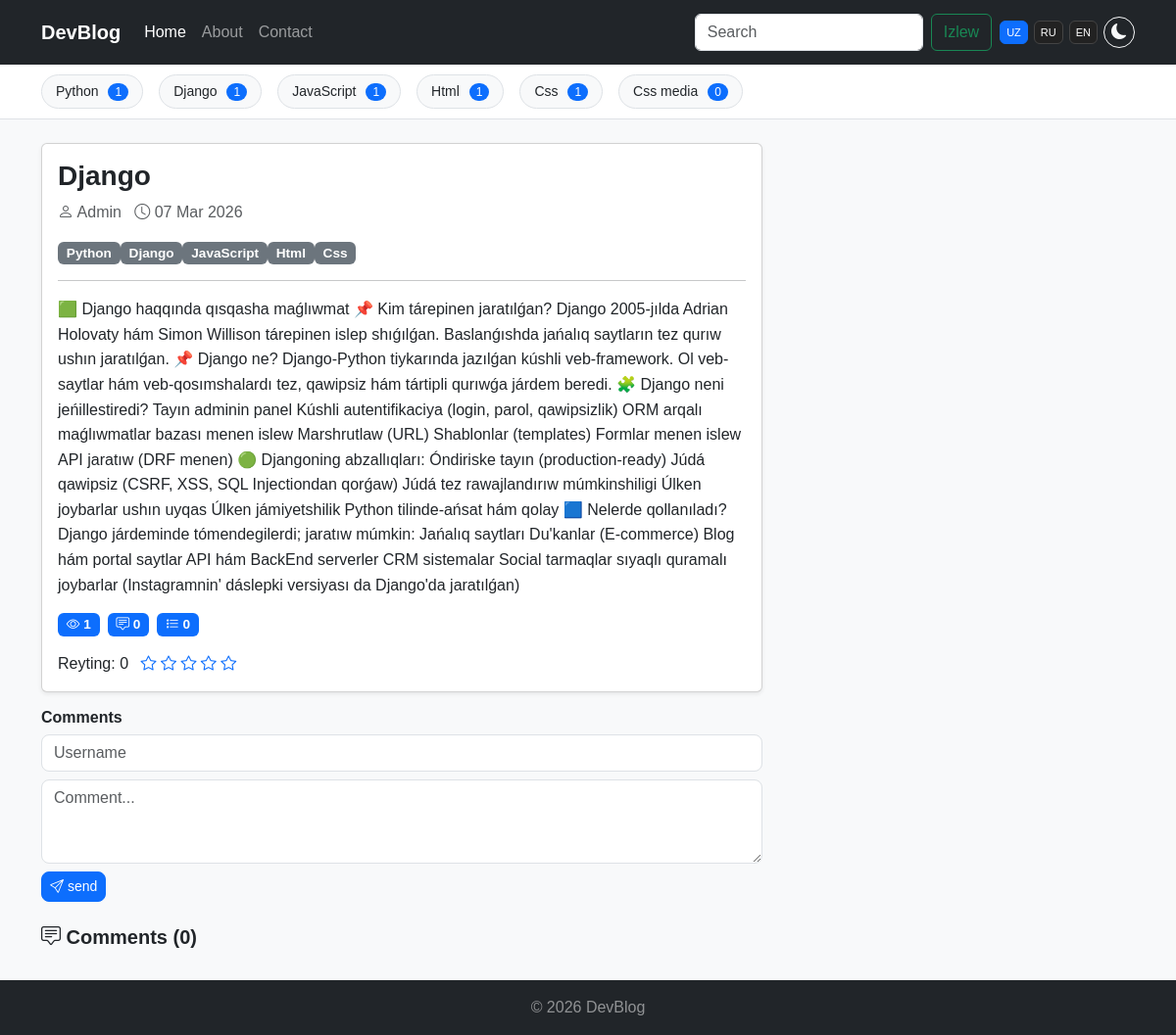
Page /detail/5/ on the committed database.
### blog/models.py (models this page shows, shortened)
class Category(models.Model):
    name = models.CharField(verbose_name="Category name",max_length=200)
    slug = models.SlugField(max_length=200,unique=True)

class Post(models.Model):
    title = models.CharField(verbose_name="Post title",max_length=500)
    body = models.TextField(verbose_name="Post body")
    author = models.CharField(verbose_name="Post author",default="Admin",max_length=100)
    category = models.ForeignKey(Category, on_delete=models.PROTECT,related_name="categories")
    image = models.ImageField(upload_to="post_images/", verbose_name="Post Image", blank=True, null=True)
    tag = models.ManyToManyField(Tag)
    views = models.PositiveIntegerField(default=0)
    published_date = models.DateTimeField(verbose_name="Pulished time",auto_now_add=True)
    published = models.BooleanField(default=0)
    on_top = models.BooleanField(default=0)
    def get_avg_rating(self):
        ratings = self.ratings.all()
        if ratings.exists():
            avg = sum([r.value for r in ratings]) / ratings.count()
            return round(avg, 2)
        return 0

class Tag(models.Model):
    name = models.CharField(verbose_name="Tag name",max_length=200)
    slug = models.SlugField(max_length=200,unique=True)

### blog/views.py (the view, shortened to what this page needs)
# urls.py: path("detail/<int:id>/",views.DetailView.as_view(),name="detail"),
class DetailView(View):
    def get(self, request, id):
        tags = Tag.objects.all()
        categories = Category.objects.all()
        post = Post.objects.filter(id=id).first()
        if not post:
            return redirect("blog:error")
        posts_count = []
        for cat in categories:
            posts_count.append({
                "name": cat.name,
                "count": Post.objects.filter(category=cat).count()
            })
        read_articles = check_read_articles(request)
        if post.id not in read_articles:
            read_articles.append(post.id)
            post.views += 1
            post.save()
        return render(request, "detail.html", {
            "post": post,
            "categories": categories,
            "tags": tags,
            "posts": posts_count
        })

### blog/utils.py (called while the page is built)
def check_read_articles(request):
    try:
        read_articles = request.session["read_articles"]
    except:
        request.session["read_articles"] = []
        read_articles = request.session["read_articles"]
    return read_articles

### templates/detail.html (shortened to what this page needs)
{% load static %}
<!DOCTYPE html>
<html lang="en">
<head>
    <link href="https://cdn.jsdelivr.net/npm/bootstrap@5.3.2/dist/css/bootstrap.min.css" rel="stylesheet">
    <link href="https://cdn.jsdelivr.net/npm/bootstrap-icons@1.11.3/font/bootstrap-icons.min.css" rel="stylesheet">
</head>
<body>
<nav class="navbar navbar-expand-lg navbar-dark bg-dark">
    <div class="container">
        <a class="navbar-brand fw-bold" href="/">DevBlog</a>
        <div class="collapse navbar-collapse" id="nav">
            <ul class="navbar-nav me-auto">
                <li class="nav-item"><a class="nav-link {% if not active_category %}active{% endif %}" href="/">Home</a></li>
                <li class="nav-item"><a class="nav-link" href="{% url 'blog:about' %}">About</a></li>
                <li class="nav-item"><a class="nav-link" href="{% url 'blog:contact' %}">Contact</a></li>
            </ul>
            <form class="d-flex me-2" action="{% url 'blog:search' %}" method="get">
                <input name="query" class="form-control me-2" placeholder="Search">
                <button class="btn btn-outline-success" type="submit">Izlew</button>
            </form>
            <div class="nav-actions">
                <button class="lang-btn active" onclick="setLang('uz')">UZ</button>
                    <button class="lang-btn" onclick="setLang('ru')">RU</button>
                    <button class="lang-btn" onclick="setLang('en')">EN</button>
                    <button class="btn btn-outline-light theme-btn" id="themeToggle">
                    <i id="themeIcon" class="bi bi-moon-fill"></i>
                </button>
            </div>
        </div>
    </div>
</nav>
<div class="container-fluid cat-bar">
    <div class="container">
        <div class="d-flex gap-2 cat-scroll">
            {% for cat in categories %}
            <a href="{% url 'blog:category_list' cat.slug %}" class="cat-tab">{{ cat.name }} <span class="cat-count">{{ cat.categories.count }}</span></a>
            {% endfor %}
        </div>
    </div>
</div>
<div class="container my-4">
    <div class="row">
        <div class="col-lg-8">
        <div class="card mb-3 shadow-sm">
        <div class="card-body">
            <h3>{{ post.title }}</h3>
            <p class="text-muted"><i class="bi bi-person"></i> {{ post.author }} &nbsp; <i class="bi bi-clock"></i> {{ post.published_date|date:"d M Y" }}</p>
        <div>{% for tag in post.tag.all %}<span class="badge bg-secondary">{{ tag.name }}</span>{% endfor %}</div><hr><p>{{ post.body }}</p>
        <div class="d-flex gap-2 mt-2">
        <span class="badge bg-primary"><i class="bi bi-eye"></i> {{ post.views }}</span>
        <span class="badge bg-primary"><i class="bi bi-chat-square-text"></i> {{ post.comments.count }}</span>
    <span class="badge bg-primary"><i class="bi bi-list-stars"></i> {{ post.ratings.all.count }}</span>
</div>
<div class="mt-3">
    <span class="me-2">Reyting: {{ post.get_avg_rating }}</span>
        <a href="{% url 'blog:set_rating' 1 post.id %}"><i class="bi bi-star"></i></a>
        <a href="{% url 'blog:set_rating' 2 post.id %}"><i class="bi bi-star"></i></a>
        <a href="{% url 'blog:set_rating' 3 post.id %}"><i class="bi bi-star"></i></a>
        <a href="{% url 'blog:set_rating' 4 post.id %}"><i class="bi bi-star"></i></a>
        <a href="{% url 'blog:set_rating' 5 post.id %}"><i class="bi bi-star"></i></a>
        </div>
    </div>
</div>
<div class="comment-form mt-3">
    <h6>Comments</h6>
    <form method="POST" id="commentForm">{% csrf_token %}
        <input type="text" name="name" class="form-control mb-2" placeholder="Username" required>
        <textarea name="comment" rows="3" class="form-control mb-2" placeholder="Comment..." required></textarea>
        <button class="btn btn-primary btn-sm"><i class="bi bi-send"></i>send</button>
    </form>
<h5 class="fw-bold mt-4"><i class="bi bi-chat-square-text"></i> Comments ({{ post.comments.count }})</h5>
</div>
</div>
</div>
</div>
<footer class="bg-dark text-white-50 text-center py-3">© 2026 DevBlog</footer>
</body>
</html>

### templates/detail.html (style rules this page uses)
body { font-family: Arial, sans-serif; background:#f8f9fa; transition:.3s; color:#212529; }
.navbar { padding:.8rem 1rem; }
.nav-actions { display:flex; align-items:center; gap:6px; }
.lang-btn { font-size:11px; padding:3px 6px; border-radius:6px; border:1px solid #444; background:#222; color:#fff; cursor:pointer; }
.lang-btn.active { background:#0d6efd; border-color:#0d6efd; }
.theme-btn { width:32px; height:32px; border-radius:50%; display:flex; align-items:center; justify-content:center; }
.cat-bar { position:sticky; top:56px; z-index:1030; background:#fff; border-bottom:1px solid #dee2e6; }
.cat-scroll { overflow-x:auto; white-space:nowrap; padding:10px 0; }
.cat-tab { display:inline-block; margin-right:8px; padding:6px 14px; border-radius:20px; border:1px solid #dee2e6; background:#f8f9fa; color:#212529; font-size:14px; text-decoration:none; transition:.2s; }
.cat-count { margin-left:6px; font-size:12px; background:#0d6efd; color:#fff; padding:2px 7px; border-radius:10px; }
.card-body h3 { font-weight:700; }
.card-body p { line-height:1.6; }
.badge { font-size:.85rem; }
.comment-form h6 { font-weight:600; margin-bottom:8px; }
.comment-form input, .comment-form textarea { border-radius:8px; }
.comment-form button { border-radius:8px; display:flex; align-items:center; gap:4px; }

### rows in the picture
Category: name "Python", categories.count "1"
Category: name "Django", categories.count "1"
Category: name "JavaScript", categories.count "1"
Category: name "Html", categories.count "1"
Category: name "Css", categories.count "1"
Category: name "Css media", categories.count "0"
Post: title "Django", author "Admin", published_date "07 Mar 2026", body "🟩 Django haqqında qısqasha maǵlıwmat 📌 Kim tárepinen jaratılǵan? Django 2005-jılda Adrian Holovaty hám Simon Willison tárepinen islep shıǵılǵan. Baslanǵıshda jańalıq saytların tez qurıw ushın jaratılǵan. 📌 Django ne? Django-Python tiykarında jazılǵan kúshli veb-framework. Ol veb-saytlar hám veb-qosımshalardı tez, qawipsiz hám tártipli qurıwǵa járdem beredi. 🧩 Django neni jeńillestiredi? Tayın adminin panel Kúshli autentifikaciya (login, parol, qawipsizlik) ORM arqalı maǵlıwmatlar bazası menen islew Marshrutlaw (URL) Shablonlar (templates) Formlar menen islew API jaratıw (DRF menen) 🟢 Djangoning abzallıqları: Óndiriske tayın (production-ready) Júdá qawipsiz (CSRF, XSS, SQL Injectiondan…", views "1", comments.count "0", ratings.all.count "0", get_avg_rating "0"
Tag: name "Python"
Tag: name "Django"
Tag: name "JavaScript"
Tag: name "Html"
Tag: name "Css"
